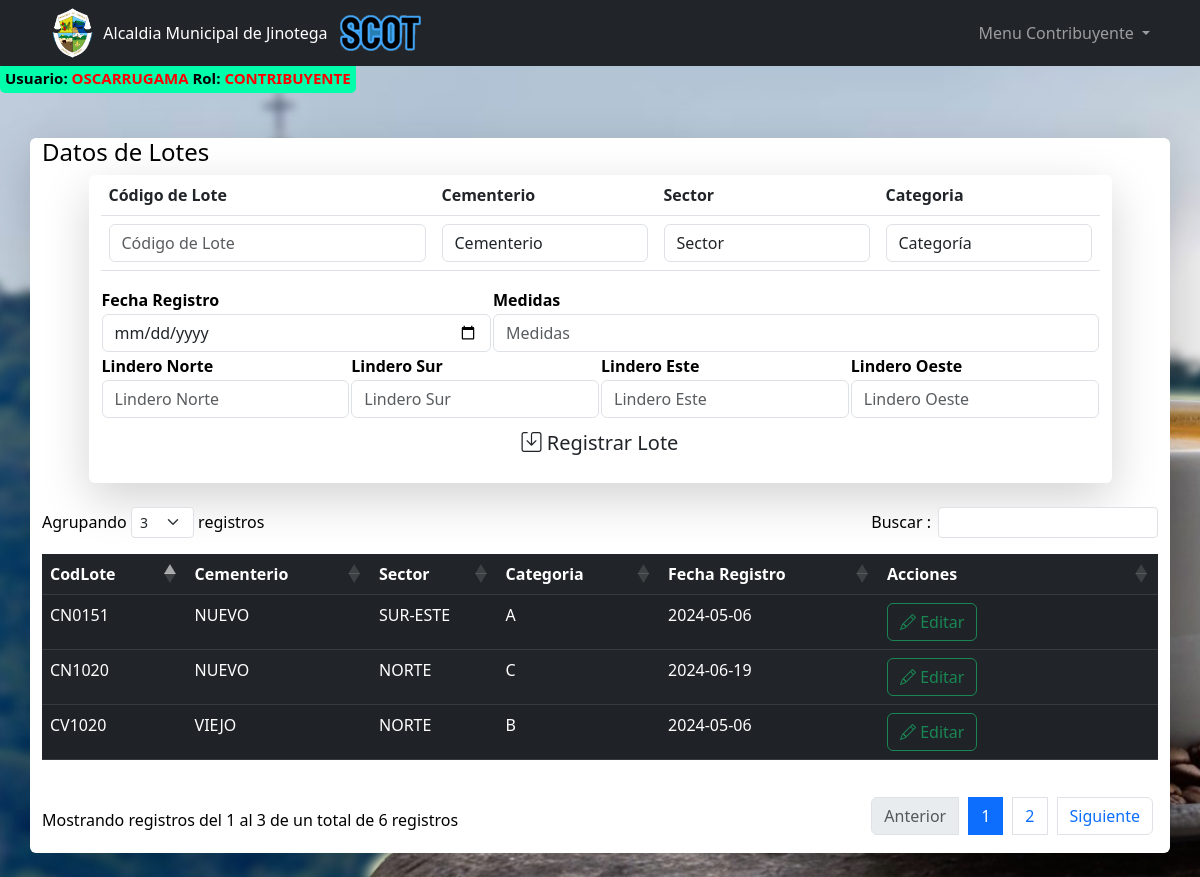
/pages/lotes/lotes.php (signed in), run on the app's committed database.
### tables this page shows
CREATE TABLE IF NOT EXISTS `lotes` (
  `codLote` varchar(20) NOT NULL,
  `cementerio` enum('VIEJO','NUEVO') NOT NULL,
  `sector` varchar(20) NOT NULL,
  `categoria` enum('A','B','C') DEFAULT NULL,
  `fecRegistro` date DEFAULT NULL,
  `medidas` varchar(50) DEFAULT NULL,
  `lindeNorte` varchar(100) DEFAULT NULL,
  `lindeSur` varchar(100) DEFAULT NULL,
  `lindeEste` varchar(100) DEFAULT NULL,
  `lindeOeste` varchar(100) DEFAULT NULL,
  `estadoLote` enum('LIBRE','OCUPADO') DEFAULT NULL,
  PRIMARY KEY (`codLote`)
);

### pages/lotes/lotes.php (the view, shortened to what this page needs)
<?php include '../../templates/header_menu.php';  ?>
<?php
    $conexion = new Conexion();
    $conn = $conexion->conectar();
    $sql = "SELECT * FROM lotes";
    $resultado = mysqli_query($conn, $sql);
    $lotes = [];
    if ($resultado) {
        while ($row = mysqli_fetch_assoc($resultado)) {
            $lotes[] = $row;
        }
    }
?>
<div class="container mt-5 fondoEspecial">
    <div class="row justify-content-center">
            <div class="col-md-12 shadow-lg pb-3 mb-4 bg-body rounded">
                <h4>Datos de Lotes</h4>
                <div class="container">
                    <div class="row justify-content-center">
                        <div class="col-md-11 shadow-lg pb-3 mb-4 bg-white rounded">
                            <form action="registrar.php" method="POST">
                                <table class="table">
                                    <tbody>
                                        <tr>
                                            <th class="col-md-3">Código de Lote</th>
                                            <th class="col-md-2">Cementerio</th>
                                            <th class="col-md-2">Sector</th>
                                            <th class="col-md-2">Categoria</th>
                                        </tr>
                                        <tr>
                                            <td class="col-md-3"><input id="codLote" name="codLote" type="text" class="form-control" placeholder="Código de Lote" required></td>
                                            <td class="col-md-2">
                                            <select id="cementerio" name="cementerio" class="form-control">
                                                <option value="" hidden>Cementerio</option>
                                            </select>
                                            </td>
                                            <td class="col-md-2">
                                                <select id="sector" name="sector" class="form-control">
                                                <option value="" hidden>Sector</option>
                                                </select>
                                            </td>
                                            <td class="col-md-2">
                                            <select id="categoria" name="categoria" class="form-control">
                                            <option value="" hidden>Categoría</option>
                                                </select>
                                            </td>
                                        </tr>
                                    </tbody>
                                </table>
                                <table>
                                    <tbody>
                                        <tr>
                                            <th class="col-md-1">Fecha Registro</th>
                                            <th class="col-md-2">Medidas</th>
                                        </tr>
                                        <tr>
                                            <td class="col-md-1"><input id="fechaRegistro" name="fechaRegistro" type="date" class="form-control" placeholder="Fecha Registro"></td>
                                            <td class="col-md-2"><input id="medidas" name="medidas" type="text" class="form-control" placeholder="Medidas"></td>
                                        </tr>
                                    </tbody>
                                </table>
                                <table>
                                    <tbody>
                                        <tr>
                                            <th class="col-md-2">Lindero Norte</th>
                                            <th class="col-md-2">Lindero Sur</th>
                                            <th class="col-md-2">Lindero Este</th>
                                            <th class="col-md-2">Lindero Oeste</th>
                                        </tr>
                                        <tr>
                                            <td class="col-md-2"><input id="linderoNorte" name="linderoNorte" type="text" class="form-control" placeholder="Lindero Norte"></td>
                                            <td class="col-md-2"><input id="linderoSur" name="linderoSur" type="text" class="form-control" placeholder="Lindero Sur"></td>
                                            <td class="col-md-2"><input id="linderoEste" name="linderoEste" type="text" class="form-control" placeholder="Lindero Este"></td>
                                            <td class="col-md-2"><input id="linderoOeste" name="linderoOeste" type="text" class="form-control" placeholder="Lindero Oeste"></td>
                                        </tr>
                                    </tbody>
                                </table>
                                <button type="submit" class="w-100 btn btn-guardar btn-lg"> <i class="bi bi-save"></i> Registrar Lote </button>
                            </form>
                        </div>
                    </div>
                </div>
                <table id="tablax" class="mt-2 mb-0 table table-dark table-striped">
                        <thead>
                            <tr>
                                <th>CodLote</th>
                                <th>Cementerio</th>
                                <th>Sector</th>
                                <th>Categoria</th>
                                <th>Fecha Registro</th>
                                <th class="w-25">Acciones</th>
                            </tr>
                        </thead>
                        <tbody>
                        <?php foreach ($lotes as $lote): ?>
                            <tr>
                                <td><?php echo htmlspecialchars($lote['codLote']); ?></td>
                                <td><?php echo htmlspecialchars($lote['cementerio']); ?></td>
                                <td><?php echo htmlspecialchars($lote['sector']); ?></td>
                                <td><?php echo htmlspecialchars($lote['categoria']); ?></td>
                                <td><?php echo htmlspecialchars($lote['fecRegistro']); ?></td>
                                <td>
                                    <button type="button" class="btnEditar btn btn-outline-success bi bi-pencil" data-bs-toggle="modal" data-bs-target="#modalLotes"> Editar</button>
                                </td>
                            </tr>
                            <?php endforeach; ?>
                        </tbody>
                </table>
            </div>
    </div>
</div>

### templates/header_menu.php (style rules this page uses)
body { background-image: url("/public/Imagenes/FondoX.jpg"); background-size: cover; background-repeat: no-repeat; background-attachment: fixed; color: #000; }

### data on the page
lotes: codLote "CV1020", cementerio "VIEJO", sector "NORTE", categoria "B", fecRegistro "2024-05-06"
lotes: codLote "CN0151", cementerio "NUEVO", sector "SUR-ESTE", categoria "A", fecRegistro "2024-05-06"
lotes: codLote "CN1020", cementerio "NUEVO", sector "NORTE", categoria "C", fecRegistro "2024-06-19"

### other printed values
$_SESSION['usuario'] "OSCARRUGAMA"
$_SESSION['rol'] "CONTRIBUYENTE"
